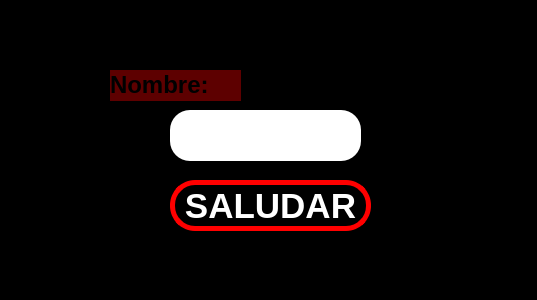
<?xml version="1.0" encoding="UTF-8"?>
<ui version="4.0">
 <class>MainWindow</class>
 <widget class="QMainWindow" name="MainWindow">
  <property name="geometry">
   <rect>
    <x>0</x>
    <y>0</y>
    <width>537</width>
    <height>300</height>
   </rect>
  </property>
  <property name="windowTitle">
   <string>MainWindow</string>
  </property>
  <property name="styleSheet">
   <string notr="true">
background-color: rgb(0, 0, 0);</string>
  </property>
  <widget class="QWidget" name="centralwidget">
   <widget class="QPushButton" name="btn_saludar">
    <property name="geometry">
     <rect>
      <x>170</x>
      <y>180</y>
      <width>201</width>
      <height>51</height>
     </rect>
    </property>
    <property name="font">
     <font>
      <pointsize>26</pointsize>
      <weight>75</weight>
      <bold>true</bold>
     </font>
    </property>
    <property name="styleSheet">
     <string notr="true">background-color: rgb(0, 0, 0);
color: rgb(255, 255, 255);
border-radius:25px;
border: 5px solid red;</string>
    </property>
    <property name="text">
     <string>SALUDAR</string>
    </property>
   </widget>
   <widget class="QLineEdit" name="txt_nombre">
    <property name="geometry">
     <rect>
      <x>170</x>
      <y>110</y>
      <width>191</width>
      <height>51</height>
     </rect>
    </property>
    <property name="styleSheet">
     <string notr="true">border-radius:20px;
background-color: rgb(255, 255, 255);</string>
    </property>
   </widget>
   <widget class="QLabel" name="label">
    <property name="geometry">
     <rect>
      <x>110</x>
      <y>70</y>
      <width>131</width>
      <height>31</height>
     </rect>
    </property>
    <property name="styleSheet">
     <string notr="true">background-color: rgb(93, 0, 0);</string>
    </property>
    <property name="text">
     <string>&lt;html&gt;&lt;head/&gt;&lt;body&gt;&lt;p&gt;&lt;span style=&quot; font-size:18pt; font-weight:700;&quot;&gt;Nombre:&lt;/span&gt;&lt;/p&gt;&lt;/body&gt;&lt;/html&gt;</string>
    </property>
   </widget>
  </widget>
  <widget class="QMenuBar" name="menubar">
   <property name="geometry">
    <rect>
     <x>0</x>
     <y>0</y>
     <width>537</width>
     <height>21</height>
    </rect>
   </property>
  </widget>
  <widget class="QStatusBar" name="statusbar"/>
 </widget>
 <resources/>
 <connections/>
</ui>
